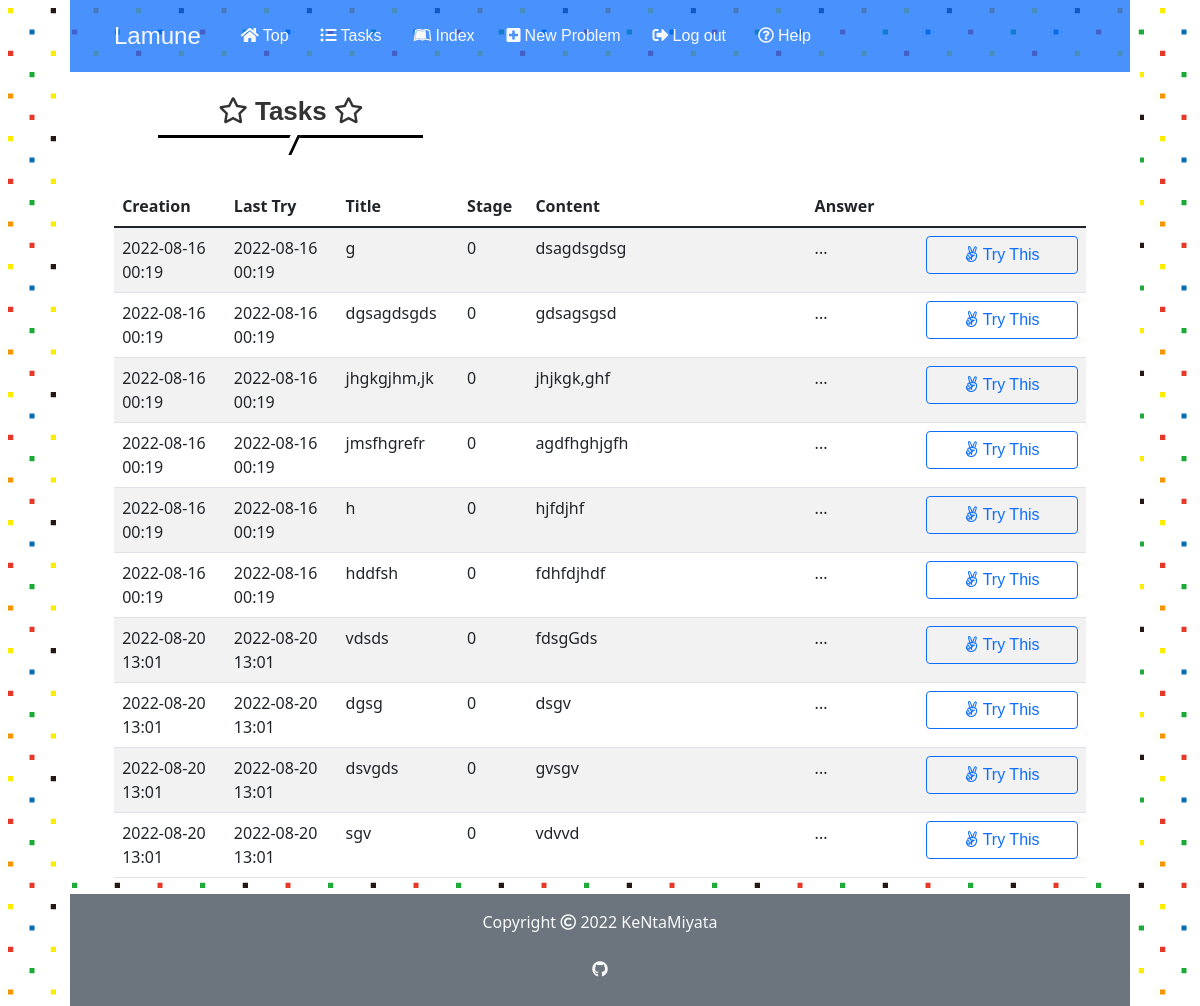
The app's page /1/tasks (signed in) with its own data.
### app.py (models this page shows)
class Problem(db.Model):
    id = db.Column(db.Integer, primary_key=True)
    user_id = db.Column(db.Integer, db.ForeignKey('user.id'), nullable=False)
    title = db.Column(db.String(50), nullable=False)
    body = db.Column(db.String(500), nullable=False)
    answer = db.Column(db.String(500), nullable=False)
    stage = db.Column(db.Integer, default=0)
    last_time = db.Column(db.DateTime, nullable=False,
                          default=datetime.datetime.now(pytz.timezone('Asia/Tokyo')))
    created_at = db.Column(db.DateTime, nullable=False,
                           default=datetime.datetime.now(pytz.timezone('Asia/Tokyo')))
    solved_history = db.Column(db.String)

### app.py (the view)
@app.route("/<int:user_id>/tasks", methods=["GET"])
@login_required
def tasks(user_id):
    if user_id != current_user.id:
        return apology("You can't look this page! Get out!", 401)
    tasks = []
    my_problems = Problem.query.filter_by(user_id=user_id).all()
    for problem in my_problems:
        passed_time = datetime.datetime.now(pytz.timezone(
            'Asia/Tokyo')).replace(tzinfo=None) - problem.last_time
        if passed_time >= stage_list[problem.stage]:
            tasks.append(problem)
        else:
            continue
    return render_template("tasks.html", problems=tasks, user=current_user)

### app.py (called while the page is built)
@app.before_request
def before_request():
    session.permanent = True
    app.permanent_session_lifetime = datetime.timedelta(minutes=30)
    session.modified = True

@login_manager.user_loader
def load_user(user_id):
    return User.query.get(int(user_id))

### helpers.py (called while the page is built)
def show_datetime(t):
    return t.strftime('%Y-%m-%d %H:%M')

### templates/tasks.html (shortened to what this page needs)
{% extends "layout.html" %}
{% block main %}
    <div class="col-lg-3 col-md-4 col-12 offset-md-1 pt-4">
        <h2><i class="far fa-star"></i> Tasks <i class="far fa-star"></i></h2>
    </div>
    <div class="col-11 mx-auto mt-5">
        <table class="table table-striped text-start index d-none d-md-block">
            <thead>
                <tr>
                    <th style="width: 10%">Creation</th>
                    <th style="width: 10%">Last Try</th>
                    <th style="width: 10%">Title</th>
                    <th style="width: 5%">Stage</th>
                    <th style="width: 25%">Content</th>
                    <th style="width: 10%">Answer</th>
                    <th style="width: 15%"></th>
                </tr>
            </thead>
            <tbody>
                {% for problem in problems %}
                <tr data-href="/{{ user.id }}/{{ problem.id }}">
                    <td>{{ problem.created_at | show_datetime }}</td>
                    <td>{{ problem.last_time | show_datetime }}</td>
                    <td>{{ problem.title }}</td>
                    <td>{{ problem.stage }}</td>
                    <td>
                    </td>
                    <td>...</td>
                    <td><a class="btn btn-outline-primary w-100" href="/{{ user.id }}/{{ problem.id }}/trytry"><i class="fab fa-angellist"></i> Try This</a></td>
                </tr>
                {% endfor %}
            </tbody>
        </table>
    </div>
{% endblock %}

### templates/layout.html (shortened to what this page needs)
<!DOCTYPE html>
<html lang="en">
    <head>
        <link href="https://cdn.jsdelivr.net/npm/bootstrap@5.1.3/dist/css/bootstrap.min.css" rel="stylesheet">
        <link rel="stylesheet" href="https://use.fontawesome.com/releases/v5.15.4/css/all.css">
        <link href="/static/stylesheet/styles.css" rel="stylesheet">
    </head>
    <body>
        <header>
        <div class="container-fluid">
            <div class="row">
                    <nav class="nav-bar navbar-expand-md navbar-light bg-primary bg-opacity-75">
                        <div class="collapse navbar-collapse" id="navbarSupportedContent">
                            <ul class="navbar-nav px-4 pt-3 pb-3">
                                <li class="nav-item mx-2"><a class ="navbar-brand text-light" href="/">Lamune</a></li>
                                <li class="nav-item mx-2"><a class ="nav-link text-light" href="/"><i class="fas fa-home me-1"></i>Top</a></li>
                                {% if user.is_authenticated %}
                                <li class="nav-item mx-2"><a class ="nav-link text-light" href="/{{ user.id }}/tasks"><i class="fas fa-list-ul me-1"></i>Tasks</a></li>
                                <li class="nav-item mx-2"><a class ="nav-link text-light" href="/{{ user.id }}/index"><i class="fab fa-leanpub me-1"></i>Index</a></li>
                                <li class="nav-item mx-2"><a class ="nav-link text-light" href="/{{ user.id }}/new"><i class="fas fa-plus-square me-1"></i>New Problem</a></li>
                                <li class="nav-item mx-2"><a class ="nav-link text-light" href="/logout"><i class="fas fa-sign-out-alt me-1"></i>Log out</a></li>
                                {% endif %}
                                <li class="nav-item mx-2"><a class ="nav-link text-light" href="/howto"><i class="far fa-question-circle me-1"></i>Help</a></li>
                            </ul>
                        </div>
                    </nav>
                </div>
            </div>
        </header>
        <main>
            <div class="other-content text-center">
                <div class="container-fluid">
                {% block main %}{% endblock %}
                </div>
            </div>
        </main>
        <footer>
            <div class="container-fluid">
                <div class="row">
                    <div class="col-12 bg-secondary text-center pt-3">
                        <p class="text-light" >Copyright <i class="far fa-copyright"></i> 2022 KeNtaMiyata</p>
                        <p><a class ="nav-link text-light" href="https://github.com/KeNtaMiyata/Lamune"><i class="fab fa-github"></i></a></p>
                    </div>
                </div>
            </div>
        </footer>
    </body>
</html>

### static/stylesheet/styles.css (style rules this page uses)
* { padding: 0; margin: 0; box-sizing: border-box; }
a { text-decoration: none; }
.container-fluid { padding: 0 10px; }
.row { margin-left: 0; margin-right: 0; }
body { width: 90%; height: 100%; margin: 0 auto; background-image: url(../images/lamune_side_back.jpg); }
main { min-height: 80vh; background-color: #ffffff; margin: 0; }
h1, h2, h3, .navbar-brand, .nav-link, .btn { font-family: Chalkduster, "Bradley Hand", "Segoe Print", sans-serif; }
.navbar-brand { vertical-align: -10px; font-size: 1.5rem }
h2 { position: relative; padding-bottom: 0.5rem; border-bottom: 3px solid black; background-color: white; color: #333; font-weight: bold; font-size: 26px; }
h2:before { position: absolute; top: 100%; left: 50%; transform: translateX(-50%) skew(-25deg); height: 20px; width: 10px; border-right: 3px solid black; background-color: white; content: ""; }

### records on screen
Problem: created_at|show_datetime "2022-08-16 00:19", last_time|show_datetime "2022-08-16 00:19", title "g", stage "0"
Problem: created_at|show_datetime "2022-08-16 00:19", last_time|show_datetime "2022-08-16 00:19", title "dgsagdsgds", stage "0"
Problem: created_at|show_datetime "2022-08-16 00:19", last_time|show_datetime "2022-08-16 00:19", title "jhgkgjhm,jk", stage "0"
Problem: created_at|show_datetime "2022-08-16 00:19", last_time|show_datetime "2022-08-16 00:19", title "jmsfhgrefr", stage "0"
Problem: created_at|show_datetime "2022-08-16 00:19", last_time|show_datetime "2022-08-16 00:19", title "h", stage "0"
Problem: created_at|show_datetime "2022-08-16 00:19", last_time|show_datetime "2022-08-16 00:19", title "hddfsh", stage "0"
Problem: created_at|show_datetime "2022-08-20 13:01", last_time|show_datetime "2022-08-20 13:01", title "vdsds", stage "0"
Problem: created_at|show_datetime "2022-08-20 13:01", last_time|show_datetime "2022-08-20 13:01", title "dgsg", stage "0"
Problem: created_at|show_datetime "2022-08-20 13:01", last_time|show_datetime "2022-08-20 13:01", title "dsvgds", stage "0"
Problem: created_at|show_datetime "2022-08-20 13:01", last_time|show_datetime "2022-08-20 13:01", title "sgv", stage "0"
